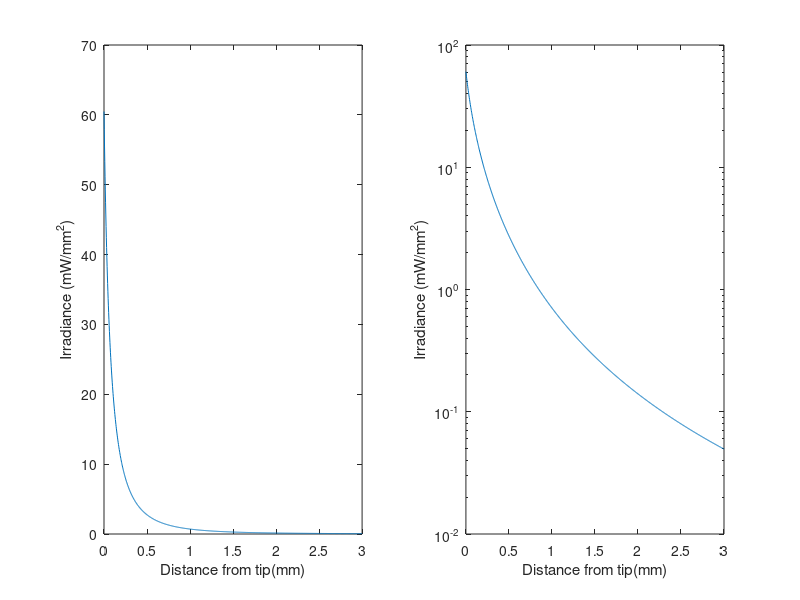

The MATLAB script that drew this image:
WaveLength_nm = 473;
Fiber_NA = 0.22;
PowerAtTip_mW = 1.9;
FiberCoreDiameter_mm = 0.1;

Tissue_NA = 1.36;
ScatterCoeff = 11.3;
Radius = FiberCoreDiameter_mm

afDistFromTipMM = linspace(0,3,1000);

HalfAngleDiv_Rad = asin(Fiber_NA / Tissue_NA)
HalfAngleDiv_Deg =HalfAngleDiv_Rad/pi*180

Rho = Radius * sqrt( (Tissue_NA/Fiber_NA)^2-1);

Intensity = PowerAtTip_mW * Rho^2 ./ (  (ScatterCoeff*afDistFromTipMM+1) .* (Rho + afDistFromTipMM).^2);
Irradiance_mWmm2 = Intensity ./ (pi*Radius^2);

figure(2);
subplot(1,2,1);
plot(afDistFromTipMM,Irradiance_mWmm2)
xlabel('Distance from tip(mm)');
ylabel('Irradiance (mW/mm^2)');
subplot(1,2,2);
semilogy(afDistFromTipMM,Irradiance_mWmm2)
xlabel('Distance from tip(mm)');
ylabel('Irradiance (mW/mm^2)');

fDistFromTipMM = 0.0;f0= PowerAtTip_mW ./ (pi*Radius^2) * Rho^2 ./ (  (ScatterCoeff*fDistFromTipMM+1) .* (Rho + fDistFromTipMM).^2) ;
fDistFromTipMM = 0.5;f1= PowerAtTip_mW ./ (pi*Radius^2) * Rho^2 ./ (  (ScatterCoeff*fDistFromTipMM+1) .* (Rho + fDistFromTipMM).^2) ;
fDistFromTipMM = 1;f2= PowerAtTip_mW ./ (pi*Radius^2) * Rho^2 ./ (  (ScatterCoeff*fDistFromTipMM+1) .* (Rho + fDistFromTipMM).^2) ;

fprintf('Irradiance at 0.5mm is %.2f and at 1mm is %.2f\n',f1,f2);
    

